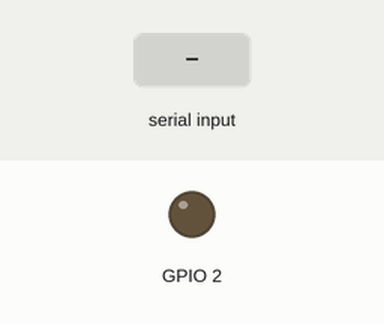
Simulated run of this sketch. Board: ESP32. On the bench: output pins drawn as LEDs (lit = HIGH). Dashed ring = blinking. The inputs (shaded band) are chosen by the test bench. What the sketch prints to the serial monitor is not drawn.

Above: at 0.0 s.
At 1.8 s:
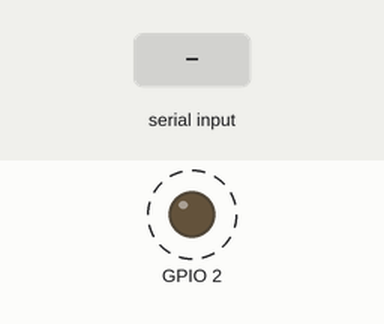
1.9 s: "90,45\n" received over Serial
4.9 s: "99\n" received over Serial
7.9 s: "d90\n" received over Serial
Timing chart, 0 to 16.9 s (numbered marks = the images above; inputs shaded):
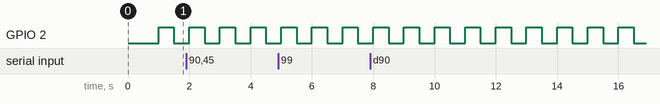

The sketch:

Queues_challenge_FreeRTOS.ino
```cpp
// Use only 1 core for demo purpose
#if CONFIG_FREERTOS_UNICORE
static const BaseType_t app_cpu = 0;
#else
static const BaseType_t app_cpu = 1;
#endif

#include <stdlib.h>

//  FUNCTIONS
void taskA(void *pvParameters);
void taskB(void *pvParameters);

//  GLOBALS
static QueueHandle_t queue1, queue2;
static TaskHandle_t a_handler = NULL, b_handler = NULL;

//  SETTINGS
static const uint8_t q_len = 5;

void setup() {
  Serial.begin(9600);
  vTaskDelay(1000 / portTICK_PERIOD_MS);
  queue1 = xQueueCreate(q_len, sizeof(uint16_t));
  queue2 = xQueueCreate(q_len, sizeof(uint16_t));

  xTaskCreatePinnedToCore(
    taskA,
    "Task A",
    2048,
    NULL,
    1,
    &a_handler,
    app_cpu
  );

  xTaskCreatePinnedToCore(
    taskB,
    "Task B",
    1024,
    NULL,
    1,
    &b_handler,
    app_cpu
  );

  vTaskDelete(NULL);
}

void taskA(void *pvParameters){
  uint8_t buf_len = 255;
  char c;
  char msg[buf_len];
  uint8_t idx;

  uint16_t received_item;
  while(1){
    if(Serial.available() > 0){
      c = Serial.read();
      if(c == '\n'){

        Serial.println(msg);

        if(msg[0] == 'd'&& msg[1] == 'e' && msg[2] == 'l' && msg[3] == 'a' && msg[4] == 'y'){
          char buf[buf_len];
          for(int i = 6 ; i < buf_len ; i ++){
            buf[i-6] = msg[i];
          }
          uint16_t delay_time = atoi(buf);
          Serial.println(delay_time);
          if(xQueueSend(queue1, (void*)& delay_time, 10) != pdTRUE){
            Serial.println("Queue1 is full!");
          }
        }

        memset(msg, 0, buf_len);
        idx = 0;
      }
      else{
          if(idx < buf_len - 1){
          msg[idx] = c;
          idx++;
        }
      }
    }

    if(xQueueReceive(queue2, (void *)&received_item, 0) == pdTRUE){
      Serial.print("BLINKED : ");
      Serial.println(received_item);
    }
  }
}

void taskB(void *pvParameters){
  pinMode(2, OUTPUT);
  uint16_t delay_time = 500;
  uint16_t true_false;
  uint16_t blink_counter;
  while(1){
    if(xQueueReceive(queue1, (void *)&delay_time, 0) == pdTRUE){
      Serial.println("*************");
    }
    if(blink_counter == 99){
      true_false = 1;
      if(xQueueSend(queue2, (void*)& true_false, 10) != pdTRUE){
        Serial.println("Queue2 is full!");
      }
      true_false = 0;
      blink_counter = 0;
    }
    digitalWrite(2, HIGH);
    vTaskDelay(delay_time / portTICK_PERIOD_MS);
    digitalWrite(2, LOW);
    vTaskDelay(delay_time / portTICK_PERIOD_MS);
    blink_counter ++;
  }
}

void loop() {

}
```

Measured:
- by itself, GPIO 2: alternates HIGH for 0.50 s and LOW for 0.50 s
